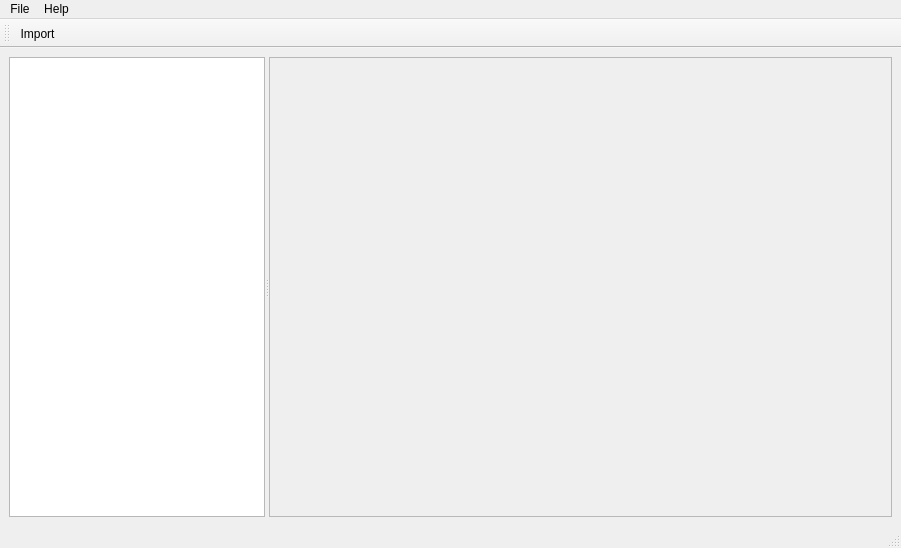
<?xml version="1.0" encoding="UTF-8"?>
<ui version="4.0">
 <class>MainWindowBase</class>
 <widget class="QMainWindow" name="MainWindowBase">
  <property name="geometry">
   <rect>
    <x>0</x>
    <y>0</y>
    <width>901</width>
    <height>548</height>
   </rect>
  </property>
  <property name="windowTitle">
   <string>CyclingApp</string>
  </property>
  <widget class="QWidget" name="centralwidget">
   <layout class="QVBoxLayout" name="verticalLayout">
    <item>
     <widget class="QSplitter" name="splitter">
      <property name="orientation">
       <enum>Qt::Horizontal</enum>
      </property>
      <widget class="QListView" name="listView"/>
      <widget class="QWidget" name="widget" native="true">
       <property name="sizePolicy">
        <sizepolicy hsizetype="Preferred" vsizetype="Preferred">
         <horstretch>3</horstretch>
         <verstretch>0</verstretch>
        </sizepolicy>
       </property>
       <layout class="QVBoxLayout" name="verticalLayout_2">
        <item>
         <widget class="QScrollArea" name="scrollArea">
          <property name="widgetResizable">
           <bool>true</bool>
          </property>
          <widget class="QWidget" name="scrollAreaWidgetContents">
           <property name="geometry">
            <rect>
             <x>0</x>
             <y>0</y>
             <width>603</width>
             <height>438</height>
            </rect>
           </property>
           <layout class="QVBoxLayout" name="verticalLayout_3">
            <item>
             <widget class="PlotWindow" name="plotWindow" native="true"/>
            </item>
           </layout>
          </widget>
         </widget>
        </item>
       </layout>
      </widget>
     </widget>
    </item>
   </layout>
  </widget>
  <widget class="QMenuBar" name="menubar">
   <property name="geometry">
    <rect>
     <x>0</x>
     <y>0</y>
     <width>901</width>
     <height>20</height>
    </rect>
   </property>
   <widget class="QMenu" name="menuFile">
    <property name="title">
     <string>File</string>
    </property>
    <addaction name="actionImport"/>
   </widget>
   <widget class="QMenu" name="menuHelp">
    <property name="title">
     <string>Help</string>
    </property>
    <addaction name="actionAbout"/>
   </widget>
   <addaction name="menuFile"/>
   <addaction name="menuHelp"/>
  </widget>
  <widget class="QStatusBar" name="statusbar"/>
  <widget class="QToolBar" name="toolBar">
   <property name="windowTitle">
    <string>toolBar</string>
   </property>
   <attribute name="toolBarArea">
    <enum>TopToolBarArea</enum>
   </attribute>
   <attribute name="toolBarBreak">
    <bool>false</bool>
   </attribute>
   <addaction name="actionImport"/>
  </widget>
  <action name="actionImport">
   <property name="text">
    <string>Import</string>
   </property>
  </action>
  <action name="actionAbout">
   <property name="text">
    <string>About</string>
   </property>
  </action>
 </widget>
 <customwidgets>
  <customwidget>
   <class>PlotWindow</class>
   <extends>QWidget</extends>
   <header>PlotWindow.h</header>
   <container>1</container>
  </customwidget>
 </customwidgets>
 <resources/>
 <connections/>
</ui>
